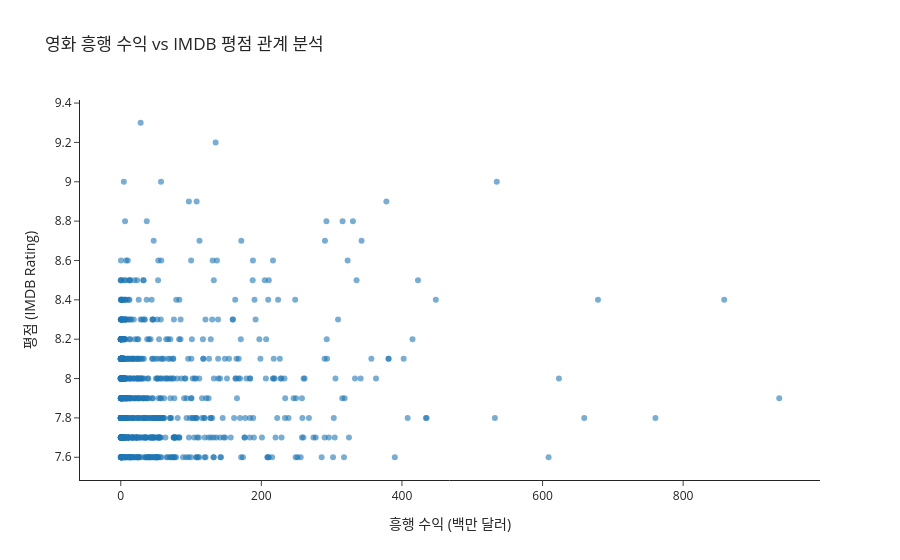

Notebook cell for this chart:
### Code cell
import plotly.express as px

imdb_analyzed = imdb[imdb['Gross'] > 0]

fig = px.scatter(
    imdb_analyzed,
    x='Gross_M',              
    y='IMDB_Rating',          
    hover_name='Series_Title',
    hover_data=['Released_Year', 'Genre', 'No_of_Votes'],
    title='영화 흥행 수익 vs IMDB 평점 관계 분석',
    labels={'Gross_M': '흥행 수익 (백만 달러)', 'IMDB_Rating': '평점 (IMDB Rating)'},
    template='simple_white',
    opacity=0.6
)

fig.show()

### Figure 1 — Plotly figure (JSON) as saved in the notebook; plotly's stock layout.template omitted (floating-point values rounded to 4 significant figures; data arrays with more than 128 entries replaced by an {"elided": "..."} marker saying what was removed)
{"data": [{"customdata": {"elided": "831x3 mixed values"}, "hovertemplate": "<b>%{hovertext}</b><br><br>흥행 수익 (백만 달러)=%{x}<br>평점 (IMDB Rating)=%{y}<br>Released_Year=%{customdata[0]}<br>Genre=%{customdata[1]}<br>No_of_Votes=%{customdata[2]}<extra></extra>", "hovertext": {"elided": "831 str values"}, "legendgroup": "", "marker": {"color": "#1F77B4", "opacity": 0.6, "symbol": "circle"}, "mode": "markers", "name": "", "orientation": "v", "showlegend": false, "type": "scatter", "x": {"elided": "831 float values"}, "xaxis": "x", "y": {"elided": "831 float values"}, "yaxis": "y"}], "layout": {"legend": {"tracegroupgap": 0}, "title": {"text": "영화 흥행 수익 vs IMDB 평점 관계 분석"}, "xaxis": {"anchor": "y", "domain": [0, 1], "title": {"text": "흥행 수익 (백만 달러)"}}, "yaxis": {"anchor": "x", "domain": [0, 1], "title": {"text": "평점 (IMDB Rating)"}}}}
